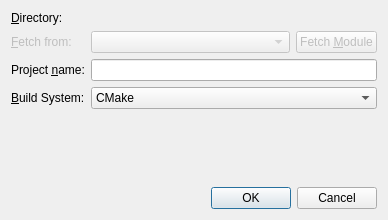
<ui version="4.0" >
 <class>ImportProject</class>
 <widget class="QDialog" name="ImportProject" >
  <property name="geometry" >
   <rect>
    <x>0</x>
    <y>0</y>
    <width>388</width>
    <height>220</height>
   </rect>
  </property>
  <property name="windowTitle" >
   <string>Import Existing Project</string>
  </property>
  <property name="modal" >
   <bool>true</bool>
  </property>
  <layout class="QVBoxLayout" >
   <item>
    <layout class="QGridLayout" >
     <item row="0" column="0" >
      <widget class="QLabel" name="dir_label" >
       <property name="text" >
        <string>&amp;Directory:</string>
       </property>
       <property name="buddy" >
        <cstring>directory</cstring>
       </property>
      </widget>
     </item>
     <item row="0" column="1" colspan="2" >
      <widget class="KUrlRequester" name="directory" >
       <property name="toolTip" >
        <string>Choose directory to import</string>
       </property>
      </widget>
     </item>
     <item row="1" column="0" >
      <widget class="QLabel" name="textLabel1" >
       <property name="enabled" >
        <bool>false</bool>
       </property>
       <property name="text" >
        <string>&amp;Fetch from:</string>
       </property>
       <property name="wordWrap" >
        <bool>false</bool>
       </property>
       <property name="buddy" >
        <cstring>vcsCombo</cstring>
       </property>
      </widget>
     </item>
     <item row="1" column="1" >
      <widget class="QComboBox" name="vcsCombo" >
       <property name="enabled" >
        <bool>false</bool>
       </property>
       <property name="sizePolicy" >
        <sizepolicy vsizetype="Fixed" hsizetype="MinimumExpanding" >
         <horstretch>0</horstretch>
         <verstretch>0</verstretch>
        </sizepolicy>
       </property>
      </widget>
     </item>
     <item row="1" column="2" >
      <widget class="QPushButton" name="fetchModuleButton" >
       <property name="enabled" >
        <bool>false</bool>
       </property>
       <property name="sizePolicy" >
        <sizepolicy vsizetype="Fixed" hsizetype="Fixed" >
         <horstretch>0</horstretch>
         <verstretch>0</verstretch>
        </sizepolicy>
       </property>
       <property name="text" >
        <string>Fetch &amp;Module</string>
       </property>
       <property name="autoDefault" >
        <bool>false</bool>
       </property>
      </widget>
     </item>
     <item row="2" column="0" >
      <widget class="QLabel" name="name_label" >
       <property name="text" >
        <string>Project &amp;name:</string>
       </property>
       <property name="wordWrap" >
        <bool>false</bool>
       </property>
       <property name="buddy" >
        <cstring>projectName</cstring>
       </property>
      </widget>
     </item>
     <item row="2" column="1" colspan="2" >
      <widget class="KLineEdit" name="projectName" >
       <property name="sizePolicy" >
        <sizepolicy vsizetype="Fixed" hsizetype="MinimumExpanding" >
         <horstretch>1</horstretch>
         <verstretch>0</verstretch>
        </sizepolicy>
       </property>
      </widget>
     </item>
     <item row="3" column="0" >
      <widget class="QLabel" name="label" >
       <property name="text" >
        <string>&amp;Build System:</string>
       </property>
       <property name="buddy" >
        <cstring>buildSystemCombo</cstring>
       </property>
      </widget>
     </item>
     <item row="3" column="1" colspan="2" >
      <widget class="QComboBox" name="buildSystemCombo" >
       <item>
        <property name="text" >
         <string>CMake</string>
        </property>
       </item>
       <item>
        <property name="text" >
         <string>QMake</string>
        </property>
       </item>
       <item>
        <property name="text" >
         <string>Custom Makefiles</string>
        </property>
       </item>
       <item>
        <property name="text" >
         <string>None</string>
        </property>
       </item>
      </widget>
     </item>
    </layout>
   </item>
   <item>
    <spacer>
     <property name="orientation" >
      <enum>Qt::Vertical</enum>
     </property>
     <property name="sizeHint" stdset="0" >
      <size>
       <width>20</width>
       <height>40</height>
      </size>
     </property>
    </spacer>
   </item>
   <item>
    <widget class="QDialogButtonBox" name="buttonBox" >
     <property name="orientation" >
      <enum>Qt::Horizontal</enum>
     </property>
     <property name="standardButtons" >
      <set>QDialogButtonBox::Cancel|QDialogButtonBox::Ok</set>
     </property>
    </widget>
   </item>
  </layout>
 </widget>
 <customwidgets>
  <customwidget>
   <class>KLineEdit</class>
   <extends>QLineEdit</extends>
   <header>klineedit.h</header>
  </customwidget>
  <customwidget>
   <class>KUrlRequester</class>
   <extends>QFrame</extends>
   <header>kurlrequester.h</header>
  </customwidget>
 </customwidgets>
 <tabstops>
  <tabstop>directory</tabstop>
  <tabstop>projectName</tabstop>
  <tabstop>buildSystemCombo</tabstop>
  <tabstop>vcsCombo</tabstop>
  <tabstop>fetchModuleButton</tabstop>
  <tabstop>buttonBox</tabstop>
 </tabstops>
 <resources/>
 <connections>
  <connection>
   <sender>buttonBox</sender>
   <signal>accepted()</signal>
   <receiver>ImportProject</receiver>
   <slot>accept()</slot>
   <hints>
    <hint type="sourcelabel" >
     <x>248</x>
     <y>254</y>
    </hint>
    <hint type="destinationlabel" >
     <x>157</x>
     <y>274</y>
    </hint>
   </hints>
  </connection>
  <connection>
   <sender>buttonBox</sender>
   <signal>rejected()</signal>
   <receiver>ImportProject</receiver>
   <slot>reject()</slot>
   <hints>
    <hint type="sourcelabel" >
     <x>316</x>
     <y>260</y>
    </hint>
    <hint type="destinationlabel" >
     <x>286</x>
     <y>274</y>
    </hint>
   </hints>
  </connection>
 </connections>
</ui>
